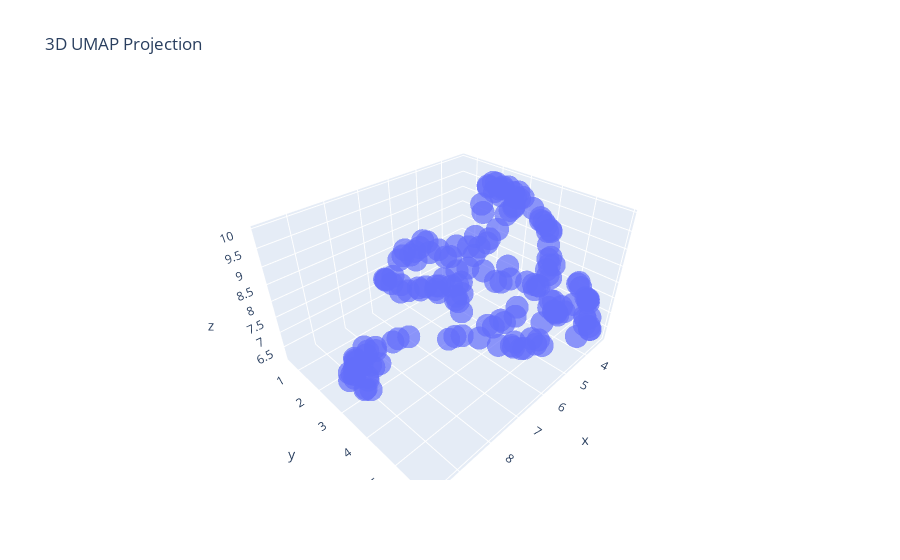

Notebook code cell kept with this figure:
### Code cell
# Convert to Plotly-friendly format
fig = px.scatter_3d(
    x=embedding[:, 0],
    y=embedding[:, 1],
    z=embedding[:, 2],
    title='3D UMAP Projection',
    opacity=0.7
)

fig.show()

### Figure 1 — Plotly figure (JSON) as saved in the notebook; plotly's stock layout.template omitted (floating-point values rounded to 4 significant figures; data arrays with more than 128 entries replaced by an {"elided": "..."} marker saying what was removed)
{"data": [{"hovertemplate": "x=%{x}<br>y=%{y}<br>z=%{z}<extra></extra>", "legendgroup": "", "marker": {"color": "#636efa", "opacity": 0.7, "symbol": "circle"}, "mode": "markers", "name": "", "scene": "scene", "showlegend": false, "type": "scatter3d", "x": {"elided": "170 float values"}, "y": {"elided": "170 float values"}, "z": {"elided": "170 float values"}}], "layout": {"legend": {"tracegroupgap": 0}, "scene": {"domain": {"x": [0, 1], "y": [0, 1]}, "xaxis": {"title": {"text": "x"}}, "yaxis": {"title": {"text": "y"}}, "zaxis": {"title": {"text": "z"}}}, "title": {"text": "3D UMAP Projection"}}}
